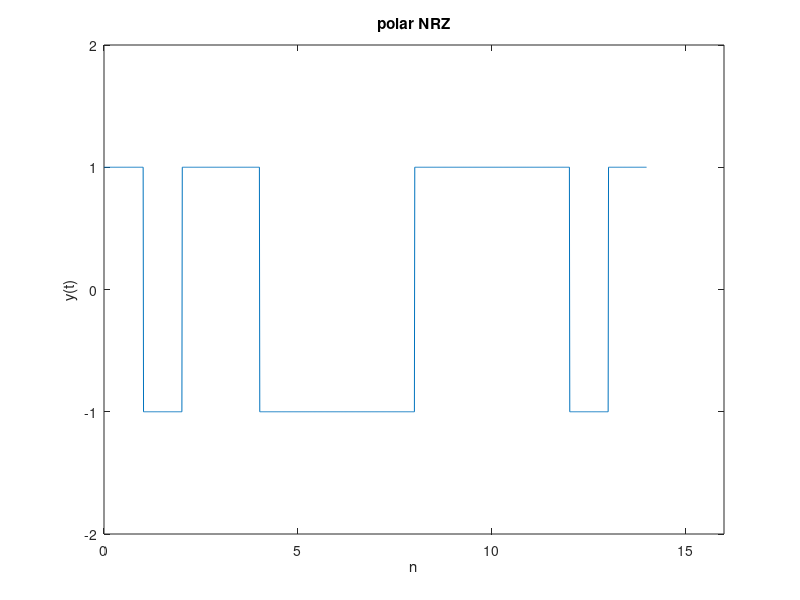

This figure's MATLAB source:
bits=[1 0 1 1 0 0 0 0 1 1 1 1 0 1]
t=0:1:length(bits)-1;
for j = 0:length(bits)-1
  if bits(j+1) == 0
    res(j+1)=-1
  else
    res(j+1) = 1;
  end
end
i=1;
t=0:0.01:length(bits);
for j=1:length(t)
  if t(j)<=i
    y(j)=res(i);
  else
     y(j)=res(i);
    i=i+1;
  end
end
plot(t,y)
axis([0 16 -2 2])
xlabel('n');ylabel('y(t)');title('polar NRZ');